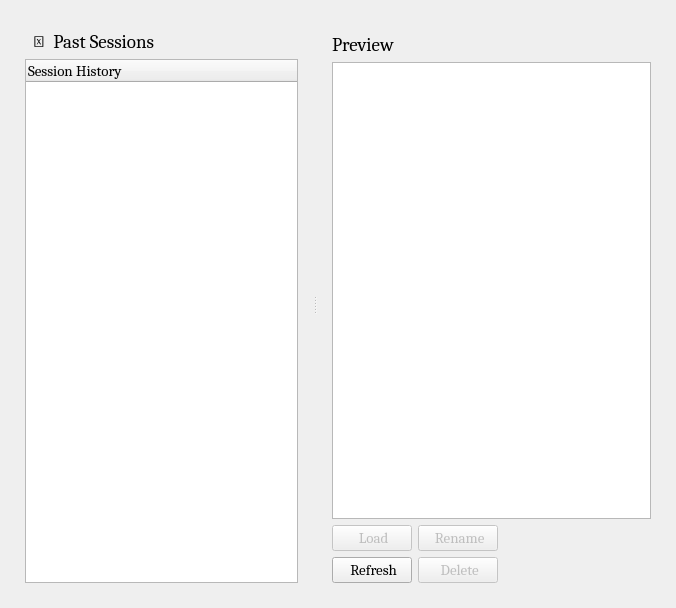
<?xml version="1.0" encoding="UTF-8"?>
<ui version="4.0">
 <class>HistoryWidget</class>
 <widget class="QWidget" name="HistoryWidget">
  <property name="geometry">
   <rect>
    <x>0</x>
    <y>0</y>
    <width>676</width>
    <height>608</height>
   </rect>
  </property>
  <property name="windowTitle">
   <string>History Window</string>
  </property>
  <layout class="QHBoxLayout" name="horizontalLayout_3">
   <property name="spacing">
    <number>10</number>
   </property>
   <property name="leftMargin">
    <number>25</number>
   </property>
   <property name="topMargin">
    <number>25</number>
   </property>
   <property name="rightMargin">
    <number>25</number>
   </property>
   <property name="bottomMargin">
    <number>25</number>
   </property>
   <item>
    <widget class="QSplitter" name="splitter">
     <property name="orientation">
      <enum>Qt::Orientation::Horizontal</enum>
     </property>
     <widget class="QWidget" name="widget_2" native="true">
      <layout class="QVBoxLayout" name="verticalLayout_3">
       <property name="topMargin">
        <number>5</number>
       </property>
       <property name="rightMargin">
        <number>15</number>
       </property>
       <item>
        <layout class="QHBoxLayout" name="horizontalLayout_2">
         <item>
          <widget class="QLabel" name="label">
           <property name="font">
            <font>
             <family>Cambria</family>
             <pointsize>14</pointsize>
            </font>
           </property>
           <property name="text">
            <string>  📂  Past Sessions</string>
           </property>
           <property name="textFormat">
            <enum>Qt::TextFormat::PlainText</enum>
           </property>
          </widget>
         </item>
         <item>
          <spacer name="horizontalSpacer_2">
           <property name="orientation">
            <enum>Qt::Orientation::Horizontal</enum>
           </property>
           <property name="sizeHint" stdset="0">
            <size>
             <width>40</width>
             <height>20</height>
            </size>
           </property>
          </spacer>
         </item>
        </layout>
       </item>
       <item>
        <widget class="QTreeWidget" name="sessions_list">
         <property name="font">
          <font>
           <family>Cambria</family>
           <pointsize>11</pointsize>
          </font>
         </property>
         <property name="editTriggers">
          <set>QAbstractItemView::EditTrigger::DoubleClicked|QAbstractItemView::EditTrigger::SelectedClicked</set>
         </property>
         <property name="animated">
          <bool>false</bool>
         </property>
         <property name="wordWrap">
          <bool>false</bool>
         </property>
         <attribute name="headerShowSortIndicator" stdset="0">
          <bool>false</bool>
         </attribute>
         <attribute name="headerStretchLastSection">
          <bool>true</bool>
         </attribute>
         <column>
          <property name="text">
           <string>Session History</string>
          </property>
         </column>
        </widget>
       </item>
      </layout>
     </widget>
     <widget class="QWidget" name="widget" native="true">
      <layout class="QVBoxLayout" name="verticalLayout_2">
       <property name="leftMargin">
        <number>15</number>
       </property>
       <property name="topMargin">
        <number>8</number>
       </property>
       <item>
        <layout class="QHBoxLayout" name="horizontalLayout_5">
         <item>
          <widget class="QLabel" name="label_2">
           <property name="font">
            <font>
             <family>Cambria</family>
             <pointsize>14</pointsize>
            </font>
           </property>
           <property name="text">
            <string>Preview</string>
           </property>
           <property name="textFormat">
            <enum>Qt::TextFormat::PlainText</enum>
           </property>
          </widget>
         </item>
         <item>
          <spacer name="horizontalSpacer_3">
           <property name="orientation">
            <enum>Qt::Orientation::Horizontal</enum>
           </property>
           <property name="sizeHint" stdset="0">
            <size>
             <width>40</width>
             <height>20</height>
            </size>
           </property>
          </spacer>
         </item>
        </layout>
       </item>
       <item>
        <widget class="QTextEdit" name="preview_display">
         <property name="sizePolicy">
          <sizepolicy hsizetype="Expanding" vsizetype="Expanding">
           <horstretch>0</horstretch>
           <verstretch>0</verstretch>
          </sizepolicy>
         </property>
         <property name="minimumSize">
          <size>
           <width>300</width>
           <height>0</height>
          </size>
         </property>
         <property name="maximumSize">
          <size>
           <width>16777215</width>
           <height>16777215</height>
          </size>
         </property>
         <property name="font">
          <font>
           <family>Cambria</family>
           <pointsize>11</pointsize>
          </font>
         </property>
         <property name="readOnly">
          <bool>true</bool>
         </property>
        </widget>
       </item>
       <item>
        <layout class="QHBoxLayout" name="horizontalLayout_6">
         <item>
          <layout class="QHBoxLayout" name="horizontalLayout">
           <item>
            <layout class="QVBoxLayout" name="verticalLayout">
             <item>
              <widget class="QPushButton" name="load_btn">
               <property name="enabled">
                <bool>false</bool>
               </property>
               <property name="font">
                <font>
                 <family>Cambria</family>
                 <pointsize>11</pointsize>
                </font>
               </property>
               <property name="text">
                <string> Load</string>
               </property>
               <property name="icon">
                <iconset>
                 <normaloff>../icons/refresh.png</normaloff>../icons/refresh.png</iconset>
               </property>
              </widget>
             </item>
             <item>
              <widget class="QPushButton" name="refresh_btn">
               <property name="font">
                <font>
                 <family>Cambria</family>
                 <pointsize>11</pointsize>
                </font>
               </property>
               <property name="text">
                <string> Refresh</string>
               </property>
               <property name="icon">
                <iconset>
                 <normaloff>../icons/loading.png</normaloff>../icons/loading.png</iconset>
               </property>
              </widget>
             </item>
            </layout>
           </item>
           <item>
            <layout class="QVBoxLayout" name="verticalLayout_4">
             <item>
              <widget class="QPushButton" name="rename_btn">
               <property name="enabled">
                <bool>false</bool>
               </property>
               <property name="font">
                <font>
                 <family>Cambria</family>
                 <pointsize>11</pointsize>
                </font>
               </property>
               <property name="text">
                <string> Rename</string>
               </property>
               <property name="icon">
                <iconset>
                 <normaloff>../icons/pen.png</normaloff>../icons/pen.png</iconset>
               </property>
              </widget>
             </item>
             <item>
              <widget class="QPushButton" name="delete_btn">
               <property name="enabled">
                <bool>false</bool>
               </property>
               <property name="font">
                <font>
                 <family>Cambria</family>
                 <pointsize>11</pointsize>
                </font>
               </property>
               <property name="text">
                <string> Delete</string>
               </property>
               <property name="icon">
                <iconset>
                 <normaloff>../icons/delete.png</normaloff>../icons/delete.png</iconset>
               </property>
              </widget>
             </item>
            </layout>
           </item>
          </layout>
         </item>
         <item>
          <spacer name="horizontalSpacer">
           <property name="orientation">
            <enum>Qt::Orientation::Horizontal</enum>
           </property>
           <property name="sizeHint" stdset="0">
            <size>
             <width>40</width>
             <height>20</height>
            </size>
           </property>
          </spacer>
         </item>
        </layout>
       </item>
      </layout>
     </widget>
    </widget>
   </item>
  </layout>
 </widget>
 <resources/>
 <connections/>
</ui>
